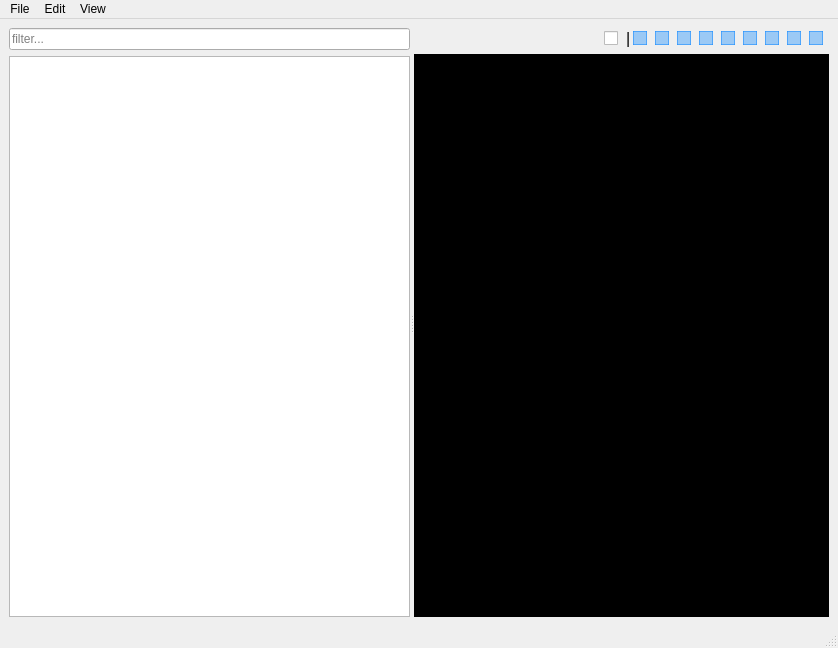
<?xml version="1.0" encoding="UTF-8"?>
<ui version="4.0">
 <class>MainWindow</class>
 <widget class="QMainWindow" name="MainWindow">
  <property name="geometry">
   <rect>
    <x>0</x>
    <y>0</y>
    <width>838</width>
    <height>648</height>
   </rect>
  </property>
  <property name="windowTitle">
   <string>MainWindow</string>
  </property>
  <widget class="QWidget" name="centralwidget">
   <layout class="QGridLayout" name="gridLayout">
    <item row="0" column="0">
     <widget class="QSplitter" name="splitter">
      <property name="orientation">
       <enum>Qt::Horizontal</enum>
      </property>
      <widget class="QWidget" name="">
       <layout class="QVBoxLayout" name="verticalLayout">
        <item>
         <widget class="QLineEdit" name="filterEdit">
          <property name="text">
           <string/>
          </property>
          <property name="maxLength">
           <number>16</number>
          </property>
          <property name="placeholderText">
           <string>filter...</string>
          </property>
         </widget>
        </item>
        <item>
         <widget class="QListWidget" name="listWidget">
          <property name="maximumSize">
           <size>
            <width>16777215</width>
            <height>16777215</height>
           </size>
          </property>
          <property name="contextMenuPolicy">
           <enum>Qt::CustomContextMenu</enum>
          </property>
         </widget>
        </item>
       </layout>
      </widget>
      <widget class="QWidget" name="">
       <layout class="QVBoxLayout" name="verticalLayout_2">
        <item>
         <layout class="QHBoxLayout" name="horizontalLayout_2">
          <property name="spacing">
           <number>2</number>
          </property>
          <item>
           <spacer name="horizontalSpacer">
            <property name="orientation">
             <enum>Qt::Horizontal</enum>
            </property>
            <property name="sizeHint" stdset="0">
             <size>
              <width>40</width>
              <height>20</height>
             </size>
            </property>
           </spacer>
          </item>
          <item>
           <widget class="QCheckBox" name="lockInstancesCheck">
            <property name="maximumSize">
             <size>
              <width>28</width>
              <height>16777215</height>
             </size>
            </property>
            <property name="toolTip">
             <string>Lock all instances in place</string>
            </property>
            <property name="styleSheet">
             <string notr="true">QCheckbox {
	spacing: 0px;
}

QCheckBox::indicator {
    image: url(:/images/icons/lock.png);
	border: 1px solid rgba(30, 144, 255, 0.0);
	width: 26px;
	height: 26px;
}

QCheckBox::indicator:unchecked:hover {
	background: rgba(30, 144, 255, 0.2);
	border: 1px solid rgba(30, 144, 255, 0.4);
}

QCheckBox::indicator:checked {
	background: rgba(30, 144, 255, 0.4);
	border:1px solid rgba(30, 144, 255, 0.6);
}

QCheckBox::indicator:checked:hover {
	background: rgba(30, 144, 255, 0.5);
	border:1px solid rgba(30, 144, 255, 0.7);
}

</string>
            </property>
            <property name="text">
             <string/>
            </property>
            <property name="checked">
             <bool>false</bool>
            </property>
           </widget>
          </item>
          <item>
           <widget class="QLabel" name="label">
            <property name="maximumSize">
             <size>
              <width>16777215</width>
              <height>28</height>
             </size>
            </property>
            <property name="font">
             <font>
              <pointsize>12</pointsize>
             </font>
            </property>
            <property name="text">
             <string>|</string>
            </property>
           </widget>
          </item>
          <item>
           <widget class="QCheckBox" name="viewCreatureCheck">
            <property name="maximumSize">
             <size>
              <width>28</width>
              <height>16777215</height>
             </size>
            </property>
            <property name="toolTip">
             <string>Show Creatures</string>
            </property>
            <property name="styleSheet">
             <string notr="true">QCheckbox {
	spacing: 0px;
}

QCheckBox::indicator {
    image: url(:/images/icons/k1/creature.png);
	border: 1px solid rgba(30, 144, 255, 0.0);
	width: 26px;
	height: 26px;
}

QCheckBox::indicator:unchecked:hover {
	background: rgba(30, 144, 255, 0.2);
	border: 1px solid rgba(30, 144, 255, 0.4);
}

QCheckBox::indicator:checked {
	background: rgba(30, 144, 255, 0.4);
	border:1px solid rgba(30, 144, 255, 0.6);
}

QCheckBox::indicator:checked:hover {
	background: rgba(30, 144, 255, 0.5);
	border:1px solid rgba(30, 144, 255, 0.7);
}

</string>
            </property>
            <property name="text">
             <string/>
            </property>
            <property name="checked">
             <bool>true</bool>
            </property>
           </widget>
          </item>
          <item>
           <widget class="QCheckBox" name="viewDoorCheck">
            <property name="maximumSize">
             <size>
              <width>28</width>
              <height>16777215</height>
             </size>
            </property>
            <property name="toolTip">
             <string>Show Doors</string>
            </property>
            <property name="styleSheet">
             <string notr="true">QCheckBox::indicator {
    image: url(:/images/icons/k1/door.png);
	border: 1px solid rgba(30, 144, 255, 0.0);
	width: 26px;
	height: 26px;
}

QCheckBox::indicator:unchecked:hover {
	background: rgba(30, 144, 255, 0.2);
	border: 1px solid rgba(30, 144, 255, 0.4);
}

QCheckBox::indicator:checked {
	background: rgba(30, 144, 255, 0.4);
	border:1px solid rgba(30, 144, 255, 0.6);
}

QCheckBox::indicator:checked:hover {
	background: rgba(30, 144, 255, 0.5);
	border:1px solid rgba(30, 144, 255, 0.7);
}

</string>
            </property>
            <property name="text">
             <string/>
            </property>
            <property name="checked">
             <bool>true</bool>
            </property>
           </widget>
          </item>
          <item>
           <widget class="QCheckBox" name="viewPlaceableCheck">
            <property name="maximumSize">
             <size>
              <width>28</width>
              <height>16777215</height>
             </size>
            </property>
            <property name="toolTip">
             <string>Show Placeables</string>
            </property>
            <property name="styleSheet">
             <string notr="true">QCheckBox::indicator {
    image: url(:/images/icons/k1/placeable.png);
	border: 1px solid rgba(30, 144, 255, 0.0);
	width: 26px;
	height: 26px;
}

QCheckBox::indicator:unchecked:hover {
	background: rgba(30, 144, 255, 0.2);
	border: 1px solid rgba(30, 144, 255, 0.4);
}

QCheckBox::indicator:checked {
	background: rgba(30, 144, 255, 0.4);
	border:1px solid rgba(30, 144, 255, 0.6);
}

QCheckBox::indicator:checked:hover {
	background: rgba(30, 144, 255, 0.5);
	border:1px solid rgba(30, 144, 255, 0.7);
}

</string>
            </property>
            <property name="text">
             <string/>
            </property>
            <property name="checked">
             <bool>true</bool>
            </property>
           </widget>
          </item>
          <item>
           <widget class="QCheckBox" name="viewStoreCheck">
            <property name="maximumSize">
             <size>
              <width>28</width>
              <height>16777215</height>
             </size>
            </property>
            <property name="toolTip">
             <string>Show Merchants</string>
            </property>
            <property name="styleSheet">
             <string notr="true">QCheckBox::indicator {
    image: url(:/images/icons/k1/merchant.png);
	border: 1px solid rgba(30, 144, 255, 0.0);
	width: 26px;
	height: 26px;
}

QCheckBox::indicator:unchecked:hover {
	background: rgba(30, 144, 255, 0.2);
	border: 1px solid rgba(30, 144, 255, 0.4);
}

QCheckBox::indicator:checked {
	background: rgba(30, 144, 255, 0.4);
	border:1px solid rgba(30, 144, 255, 0.6);
}

QCheckBox::indicator:checked:hover {
	background: rgba(30, 144, 255, 0.5);
	border:1px solid rgba(30, 144, 255, 0.7);
}

</string>
            </property>
            <property name="text">
             <string/>
            </property>
            <property name="checked">
             <bool>true</bool>
            </property>
           </widget>
          </item>
          <item>
           <widget class="QCheckBox" name="viewSoundCheck">
            <property name="maximumSize">
             <size>
              <width>28</width>
              <height>16777215</height>
             </size>
            </property>
            <property name="toolTip">
             <string>Show Sounds</string>
            </property>
            <property name="styleSheet">
             <string notr="true">QCheckBox::indicator {
    image: url(:/images/icons/k1/sound.png);
	border: 1px solid rgba(30, 144, 255, 0.0);
	width: 26px;
	height: 26px;
}

QCheckBox::indicator:unchecked:hover {
	background: rgba(30, 144, 255, 0.2);
	border: 1px solid rgba(30, 144, 255, 0.4);
}

QCheckBox::indicator:checked {
	background: rgba(30, 144, 255, 0.4);
	border:1px solid rgba(30, 144, 255, 0.6);
}

QCheckBox::indicator:checked:hover {
	background: rgba(30, 144, 255, 0.5);
	border:1px solid rgba(30, 144, 255, 0.7);
}

</string>
            </property>
            <property name="text">
             <string/>
            </property>
            <property name="checked">
             <bool>true</bool>
            </property>
           </widget>
          </item>
          <item>
           <widget class="QCheckBox" name="viewWaypointCheck">
            <property name="maximumSize">
             <size>
              <width>28</width>
              <height>16777215</height>
             </size>
            </property>
            <property name="toolTip">
             <string>Show Waypoints</string>
            </property>
            <property name="styleSheet">
             <string notr="true">QCheckBox::indicator {
    image: url(:/images/icons/k1/waypoint.png);
	border: 1px solid rgba(30, 144, 255, 0.0);
	width: 26px;
	height: 26px;
}

QCheckBox::indicator:unchecked:hover {
	background: rgba(30, 144, 255, 0.2);
	border: 1px solid rgba(30, 144, 255, 0.4);
}

QCheckBox::indicator:checked {
	background: rgba(30, 144, 255, 0.4);
	border:1px solid rgba(30, 144, 255, 0.6);
}

QCheckBox::indicator:checked:hover {
	background: rgba(30, 144, 255, 0.5);
	border:1px solid rgba(30, 144, 255, 0.7);
}

</string>
            </property>
            <property name="text">
             <string/>
            </property>
            <property name="checked">
             <bool>true</bool>
            </property>
           </widget>
          </item>
          <item>
           <widget class="QCheckBox" name="viewCameraCheck">
            <property name="maximumSize">
             <size>
              <width>28</width>
              <height>16777215</height>
             </size>
            </property>
            <property name="toolTip">
             <string>Show Cameras</string>
            </property>
            <property name="styleSheet">
             <string notr="true">QCheckBox::indicator {
    image: url(:/images/icons/k1/camera.png);
	border: 1px solid rgba(30, 144, 255, 0.0);
	width: 26px;
	height: 26px;
}

QCheckBox::indicator:unchecked:hover {
	background: rgba(30, 144, 255, 0.2);
	border: 1px solid rgba(30, 144, 255, 0.4);
}

QCheckBox::indicator:checked {
	background: rgba(30, 144, 255, 0.4);
	border:1px solid rgba(30, 144, 255, 0.6);
}

QCheckBox::indicator:checked:hover {
	background: rgba(30, 144, 255, 0.5);
	border:1px solid rgba(30, 144, 255, 0.7);
}

</string>
            </property>
            <property name="text">
             <string/>
            </property>
            <property name="checked">
             <bool>true</bool>
            </property>
           </widget>
          </item>
          <item>
           <widget class="QCheckBox" name="viewEncounterCheck">
            <property name="maximumSize">
             <size>
              <width>28</width>
              <height>16777215</height>
             </size>
            </property>
            <property name="toolTip">
             <string>Show Encounters</string>
            </property>
            <property name="styleSheet">
             <string notr="true">QCheckBox::indicator {
    image: url(:/images/icons/k1/encounter.png);
	border: 1px solid rgba(30, 144, 255, 0.0);
	width: 26px;
	height: 26px;
}

QCheckBox::indicator:unchecked:hover {
	background: rgba(30, 144, 255, 0.2);
	border: 1px solid rgba(30, 144, 255, 0.4);
}

QCheckBox::indicator:checked {
	background: rgba(30, 144, 255, 0.4);
	border:1px solid rgba(30, 144, 255, 0.6);
}

QCheckBox::indicator:checked:hover {
	background: rgba(30, 144, 255, 0.5);
	border:1px solid rgba(30, 144, 255, 0.7);
}

</string>
            </property>
            <property name="text">
             <string/>
            </property>
            <property name="checked">
             <bool>true</bool>
            </property>
           </widget>
          </item>
          <item>
           <widget class="QCheckBox" name="viewTriggerCheck">
            <property name="maximumSize">
             <size>
              <width>28</width>
              <height>16777215</height>
             </size>
            </property>
            <property name="toolTip">
             <string>Show Triggers</string>
            </property>
            <property name="styleSheet">
             <string notr="true">QCheckBox::indicator {
    image: url(:/images/icons/k1/trigger.png);
	border: 1px solid rgba(30, 144, 255, 0.0);
	width: 26px;
	height: 26px;
}

QCheckBox::indicator:unchecked:hover {
	background: rgba(30, 144, 255, 0.2);
	border: 1px solid rgba(30, 144, 255, 0.4);
}

QCheckBox::indicator:checked {
	background: rgba(30, 144, 255, 0.4);
	border:1px solid rgba(30, 144, 255, 0.6);
}

QCheckBox::indicator:checked:hover {
	background: rgba(30, 144, 255, 0.5);
	border:1px solid rgba(30, 144, 255, 0.7);
}

</string>
            </property>
            <property name="text">
             <string/>
            </property>
            <property name="checked">
             <bool>true</bool>
            </property>
           </widget>
          </item>
         </layout>
        </item>
        <item>
         <widget class="WalkmeshRenderer" name="renderArea" native="true">
          <property name="sizePolicy">
           <sizepolicy hsizetype="MinimumExpanding" vsizetype="MinimumExpanding">
            <horstretch>0</horstretch>
            <verstretch>0</verstretch>
           </sizepolicy>
          </property>
          <property name="mouseTracking">
           <bool>true</bool>
          </property>
          <property name="focusPolicy">
           <enum>Qt::StrongFocus</enum>
          </property>
          <property name="contextMenuPolicy">
           <enum>Qt::CustomContextMenu</enum>
          </property>
          <property name="styleSheet">
           <string notr="true">background: black;</string>
          </property>
         </widget>
        </item>
       </layout>
      </widget>
     </widget>
    </item>
   </layout>
  </widget>
  <widget class="QMenuBar" name="menubar">
   <property name="geometry">
    <rect>
     <x>0</x>
     <y>0</y>
     <width>838</width>
     <height>22</height>
    </rect>
   </property>
   <widget class="QMenu" name="menuNew">
    <property name="title">
     <string>File</string>
    </property>
    <addaction name="actionNew"/>
    <addaction name="actionOpen"/>
    <addaction name="actionSave"/>
    <addaction name="actionSave_As"/>
    <addaction name="actionRevert"/>
    <addaction name="separator"/>
    <addaction name="actionExit"/>
   </widget>
   <widget class="QMenu" name="menuEdit">
    <property name="title">
     <string>Edit</string>
    </property>
    <addaction name="actionDeleteSelected"/>
   </widget>
   <widget class="QMenu" name="menuView">
    <property name="title">
     <string>View</string>
    </property>
    <widget class="QMenu" name="menuWaypointLabels">
     <property name="title">
      <string>Waypoint Labels</string>
     </property>
     <addaction name="actionUseWaypointResRef"/>
     <addaction name="actionUseWaypointName"/>
     <addaction name="actionUseWaypointTag"/>
     <addaction name="separator"/>
     <addaction name="actionUseWaypointResName"/>
     <addaction name="actionUseWaypointResTag"/>
    </widget>
    <widget class="QMenu" name="menuTriggerLabels">
     <property name="title">
      <string>Trigger Labels</string>
     </property>
     <addaction name="actionUseTriggerResRef"/>
     <addaction name="actionUseTriggerTag"/>
     <addaction name="separator"/>
     <addaction name="actionUseTriggerResName"/>
     <addaction name="actionUseTriggerResTag"/>
    </widget>
    <widget class="QMenu" name="menuDoorLabels">
     <property name="title">
      <string>Door Labels</string>
     </property>
     <addaction name="actionUseDoorResRef"/>
     <addaction name="actionUseDoorTag"/>
     <addaction name="separator"/>
     <addaction name="actionUseDoorResName"/>
     <addaction name="actionUseDoorResTag"/>
    </widget>
    <widget class="QMenu" name="menuCreatureLabels">
     <property name="title">
      <string>Creature Labels</string>
     </property>
     <addaction name="actionUseCreatureResRef"/>
     <addaction name="actionUseCreatureName"/>
     <addaction name="actionUseCreatureTag"/>
    </widget>
    <widget class="QMenu" name="menuPlaceableLabels">
     <property name="title">
      <string>Placeable Labels</string>
     </property>
     <addaction name="actionUsePlaceableResRef"/>
     <addaction name="separator"/>
     <addaction name="actionUsePlaceableResName"/>
     <addaction name="actionUsePlaceableResTag"/>
    </widget>
    <widget class="QMenu" name="menuMerchantLabels">
     <property name="title">
      <string>Merchant Labels</string>
     </property>
     <addaction name="actionUseMerchantResRef"/>
     <addaction name="separator"/>
     <addaction name="actionUseMerchantResName"/>
     <addaction name="actionUseMerchantResTag"/>
    </widget>
    <widget class="QMenu" name="menuSound_Labels">
     <property name="title">
      <string>Sound Labels</string>
     </property>
     <addaction name="actionUseSoundResRef"/>
     <addaction name="separator"/>
     <addaction name="actionUseSoundResName"/>
     <addaction name="actionUseSoundResTag"/>
    </widget>
    <widget class="QMenu" name="menuEncounterLabels">
     <property name="title">
      <string>Encounter Labels</string>
     </property>
     <addaction name="actionUseEncounterResRef"/>
     <addaction name="separator"/>
     <addaction name="actionUseEncounterResName"/>
     <addaction name="actionUseEncounterResTag"/>
    </widget>
    <addaction name="actionZoomIn"/>
    <addaction name="actionZoomOut"/>
    <addaction name="actionRecentreCamera"/>
    <addaction name="separator"/>
    <addaction name="menuCreatureLabels"/>
    <addaction name="menuDoorLabels"/>
    <addaction name="menuPlaceableLabels"/>
    <addaction name="menuMerchantLabels"/>
    <addaction name="menuSound_Labels"/>
    <addaction name="menuWaypointLabels"/>
    <addaction name="menuEncounterLabels"/>
    <addaction name="menuTriggerLabels"/>
   </widget>
   <addaction name="menuNew"/>
   <addaction name="menuEdit"/>
   <addaction name="menuView"/>
  </widget>
  <widget class="QStatusBar" name="statusbar"/>
  <action name="actionNew">
   <property name="text">
    <string>New</string>
   </property>
  </action>
  <action name="actionOpen">
   <property name="text">
    <string>Open</string>
   </property>
  </action>
  <action name="actionSave">
   <property name="text">
    <string>Save</string>
   </property>
  </action>
  <action name="actionSave_As">
   <property name="text">
    <string>Save As</string>
   </property>
  </action>
  <action name="actionRevert">
   <property name="text">
    <string>Revert</string>
   </property>
  </action>
  <action name="actionExit">
   <property name="text">
    <string>Exit</string>
   </property>
  </action>
  <action name="actionZoomIn">
   <property name="text">
    <string>Zoom In</string>
   </property>
  </action>
  <action name="actionZoomOut">
   <property name="text">
    <string>Zoom Out</string>
   </property>
  </action>
  <action name="actionRecentreCamera">
   <property name="text">
    <string>Reset Camera</string>
   </property>
  </action>
  <action name="actionDeleteSelected">
   <property name="text">
    <string>Delete Selected</string>
   </property>
  </action>
  <action name="actionUseWaypointResRef">
   <property name="text">
    <string>ResRef</string>
   </property>
  </action>
  <action name="actionUseWaypointName">
   <property name="text">
    <string>Name</string>
   </property>
  </action>
  <action name="actionUseWaypointTag">
   <property name="text">
    <string>Tag</string>
   </property>
  </action>
  <action name="actionUseTriggerResRef">
   <property name="text">
    <string>ResRef</string>
   </property>
  </action>
  <action name="actionUseTriggerTag">
   <property name="text">
    <string>Tag</string>
   </property>
  </action>
  <action name="actionUseDoorResRef">
   <property name="text">
    <string>ResRef</string>
   </property>
  </action>
  <action name="actionUseDoorTag">
   <property name="text">
    <string>Tag</string>
   </property>
  </action>
  <action name="actionUseCreatureResRef">
   <property name="text">
    <string>ResRef</string>
   </property>
  </action>
  <action name="actionUseCreatureName">
   <property name="text">
    <string>Name</string>
   </property>
  </action>
  <action name="actionUseCreatureTag">
   <property name="text">
    <string>Tag</string>
   </property>
  </action>
  <action name="actionUseDoorResName">
   <property name="text">
    <string>Name (UTD)</string>
   </property>
  </action>
  <action name="actionUseDoorResTag">
   <property name="text">
    <string>Tag (UTD)</string>
   </property>
  </action>
  <action name="actionUseWaypointResName">
   <property name="text">
    <string>Name (UTW)</string>
   </property>
  </action>
  <action name="actionUseWaypointResTag">
   <property name="text">
    <string>Tag (UTW)</string>
   </property>
  </action>
  <action name="actionUseTriggerResName">
   <property name="text">
    <string>Name (UTT)</string>
   </property>
  </action>
  <action name="actionUseTriggerResTag">
   <property name="text">
    <string>Tag (UTT)</string>
   </property>
  </action>
  <action name="actionUsePlaceableResRef">
   <property name="text">
    <string>ResRef</string>
   </property>
  </action>
  <action name="actionUsePlaceableResTag">
   <property name="text">
    <string>Tag (UTC)</string>
   </property>
  </action>
  <action name="actionUsePlaceableResName">
   <property name="text">
    <string>Name (UTC)</string>
   </property>
  </action>
  <action name="actionUseMerchantResRef">
   <property name="text">
    <string>ResRef</string>
   </property>
  </action>
  <action name="actionUseMerchantResName">
   <property name="text">
    <string>Name (UTM)</string>
   </property>
  </action>
  <action name="actionUseMerchantResTag">
   <property name="text">
    <string>Tag (UTM)</string>
   </property>
  </action>
  <action name="actionUseSoundResRef">
   <property name="text">
    <string>ResRef</string>
   </property>
  </action>
  <action name="actionUseSoundResName">
   <property name="text">
    <string>Name (UTS)</string>
   </property>
  </action>
  <action name="actionUseSoundResTag">
   <property name="text">
    <string>Tag (UTS)</string>
   </property>
  </action>
  <action name="actionUseEncounterResRef">
   <property name="text">
    <string>ResRef</string>
   </property>
  </action>
  <action name="actionUseEncounterResName">
   <property name="text">
    <string>Name (UTS)</string>
   </property>
  </action>
  <action name="actionUseEncounterResTag">
   <property name="text">
    <string>Tag (UTS)</string>
   </property>
  </action>
 </widget>
 <customwidgets>
  <customwidget>
   <class>WalkmeshRenderer</class>
   <extends>QWidget</extends>
   <header location="global">toolset.gui.widgets.walkmesh_renderer</header>
   <container>1</container>
  </customwidget>
 </customwidgets>
 <resources>
  <include location="../../../resources/resources.qrc"/>
 </resources>
 <connections/>
</ui>
